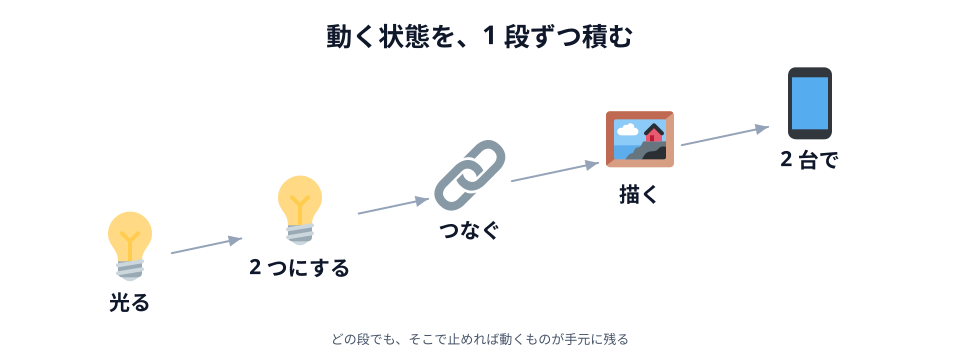

This chart was generated by the following Python code:
# 00-thumbnail.svg
# スキーマ: SCALE（動く状態を 1 段ずつ積み上げる）
# 「一気に作らず、毎回動く状態で終わる」を階段で見せる

import sys

sys.path.insert(0, "/Users/seekseep/.claude/skills/genfig")
from genfig import Canvas

c = Canvas(960, 360)
c.text(480, 46, "動く状態を、1 段ずつ積む", scale="xl")

steps = [
    (130, 262, "光る", "1f4a1"),  # 💡
    (300, 226, "2 つにする", "1f4a1"),  # 💡
    (470, 190, "つなぐ", "1f517"),  # 🔗
    (640, 154, "描く", "1f5bc"),  # 🖼️
    (810, 118, "2 台で", "1f4f1"),  # 📱
]

nodes = []
for cx, cy, label, cp in steps:
    nodes.append(c.node(cx, cy, label, emoji_cp=cp, w=120, h=80))

for a, b in zip(nodes, nodes[1:]):
    c.link(a, b, primary=False)

c.text(480, 344, "どの段でも、そこで止めれば動くものが手元に残る", scale="sm")

c.save("00-thumbnail.svg")
